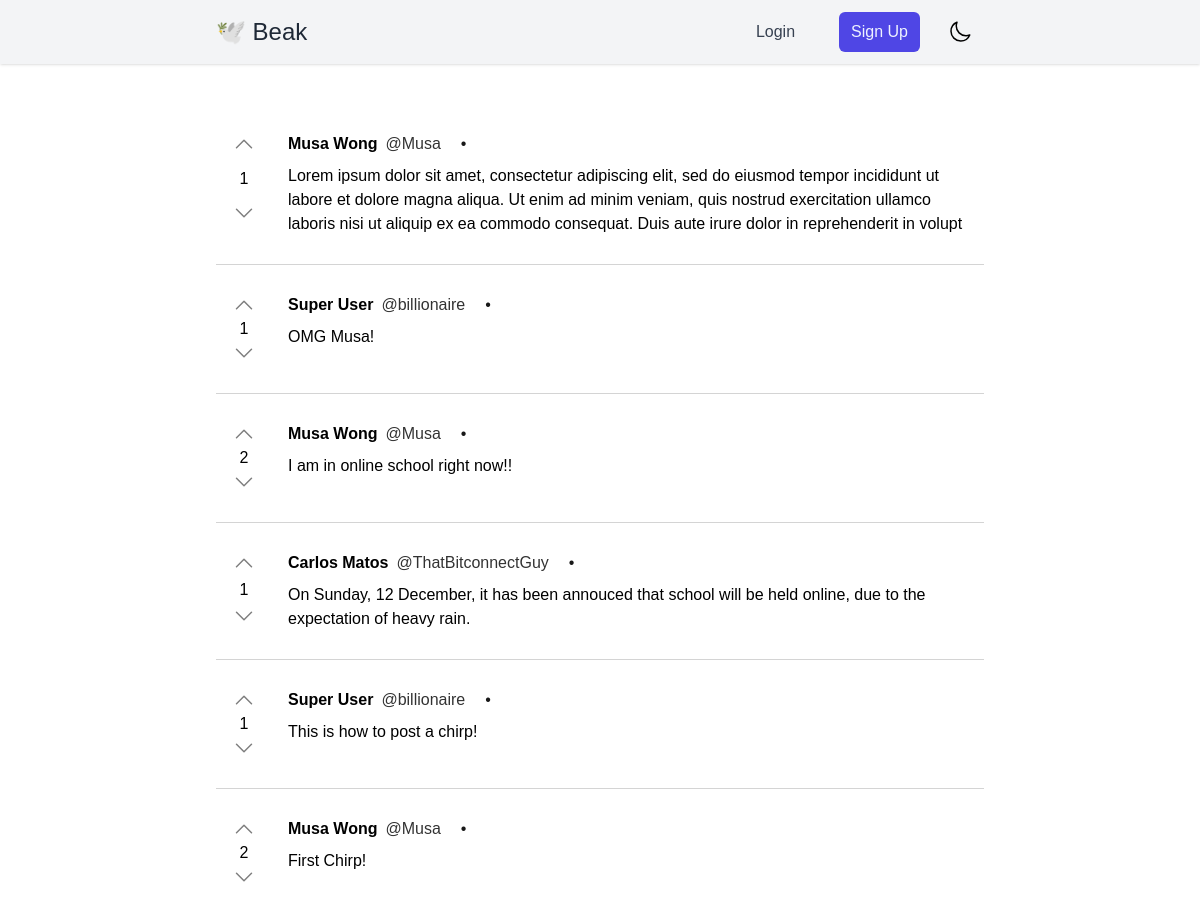
The page / on the database its author committed.
### chirps/models.py (models this page shows)
class Chirp(models.Model):
    id = ShortUUIDField(primary_key=True)
    content = models.TextField(max_length=280)
    date_chirped = models.DateTimeField(default=timezone.now)
    author = models.ForeignKey(User, on_delete=models.CASCADE)
    up_votes = models.ManyToManyField(User, related_name="chirp_up_votes")
    down_votes = models.ManyToManyField(User, related_name="chirp_down_votes")
    def up_votes_count(self):
        return self.up_votes.count()
    def down_votes_count(self):
        return self.down_votes.count()

### ui/views.py (the view)
# urls.py: 2. Add a URL to urlpatterns:  path('', views.home, name='home')
def home(request):
    user = request.user
    if request.method == "POST":
        form = CreateChirpForm(request.POST)
        if form.is_valid:
            content = request.POST.get("content")
            chirp = Chirp(content=content, author=user)
            chirp.save()
            messages.success(
                request, "Chirped Successfully")
            return redirect("ui-home")
    else:
        form = CreateChirpForm()
    context = {"chirps": Chirp.objects.order_by(
        'date_chirped').reverse(), "form": form}
    return render(request, "ui/home.html", context)

### ui/templatetags/chirp_tags.py (called while the page is built)
@register.filter(name='vote')
def vote(chirp):
    return chirp.up_votes_count() - chirp.down_votes_count()

@register.filter(name='if_up_voted')
def if_up_voted(chirp, user):
    return bool(chirp.up_votes.filter(id=user.id).exists())

@register.filter(name='if_down_voted')
def if_up_voted(chirp, user):
    return bool(chirp.down_votes.filter(id=user.id).exists())

### ui/templates/ui/home.html (shortened to what this page needs)
{% extends "ui/base.html" %} {% block content %}
<div>
  {% for chirp in chirps %}
  {% include 'chirps/chirp_component.html' %}
  {% if not forloop.last %}
  <hr />
  {% endif %}
  {% endfor %}
</div>
{% endblock content %}

### ui/templates/ui/base.html (shortened to what this page needs)
{% load tailwind_tags %}
{% load static %}
<!DOCTYPE html>
<html lang="en" x-data="{ darkMode: localStorage.getItem('dark') === 'true'} "
  x-init="$watch('darkMode', val => localStorage.setItem('dark', val))" x-bind:class="{ 'dark': darkMode }">
  <head>
    {% tailwind_css %}
  </head>
  <body class="bg-white dark:bg-neutral-900 dark:text-white">
    <nav class="bg-gray-100 dark:bg-neutral-800 shadow mb-10 font-roberto">
      <div x-data="{ isOpen: false }"
        class="max-w-3xl mx-auto py-3 px-6 md:px-0 md:flex md:justify-between md:items-center">
        <div class="flex justify-between items-center">
          <div class="flex items-center">
            <a href="/"
              class="text-gray-800 dark:text-white ml-0 md:ml-0 text-2xl hover:text-indigo-500 dark:hover:text-indigo-300 transition-colors">🕊️
              Beak</a>
          </div>
        </div>
        <div :class="!isOpen ? 'hidden' : 'show'" class="md:flex items-center mt-4 md:mt-0">
          <div class="flex flex-col md:flex-row md:ml-6">
            {% if user.is_authenticated %}
            <a class="my-1 py-2 px-3 rounded-md text-md text-gray-700 dark:text-white hover:text-indigo-500 dark:hover:text-indigo-300 md:mx-4 md:my-0 transition-colors"
              href="{% url 'logout' %}">Logout</a>
            <a class="my-1 py-2 px-3 rounded-md text-md text-gray-700 dark:text-white hover:text-indigo-500 dark:hover:text-indigo-300 md:mx-4 md:my-0 transition-colors"
              href="{% url 'profile' user.username %}">Profile</a>
            {% else %}
            <a class="my-1 py-2 px-3 rounded-md text-md text-gray-700 dark:text-white hover:text-indigo-500 dark:hover:text-indigo-300 md:mx-4 md:my-0 transition-colors"
              href="{% url 'login' %}">Login</a>
            <a class="btn md:mx-4 md:my-0" href="{% url 'register' %}">Sign Up</a>
            {% endif %}
            <button @click="darkMode = !darkMode" class="px-3">
              <div x-show="!darkMode" x-data="{hover: false}" x-cloak @mouseover="hover = true"
                @mouseout="hover = false">
              </div>
            </button>
          </div>
        </div>
      </div>
    </nav>
    <div class="max-w-3xl ml-6 mr-6 md:mx-auto">
       {% block content %}{% endblock %}
    </div>
  </body>
</html>

### chirps/templates/chirps/chirp_component.html (shortened to what this page needs)
{% load chirp_tags %}
<div class="flex">
  <div class="p-4 my-3 flex flex-col items-center justify-between">
    <div class="flex">
      <a href="/{{ chirp.author }}/chirp/{{ chirp.id }}/upvote" {% if not user.is_authenticated %}disabled{% endif %}
        class="{% if not user.is_authenticated %}opacity-50{% endif %}">
        <svg xmlns="http://www.w3.org/2000/svg" {% if chirp|if_up_voted:user %}fill="#000000" {% else %}fill="none"{% endif %} viewBox="0 0 24 24" stroke-width="1.5" stroke="currentColor"
          class="w-6 h-6">
          <path stroke-linecap="round" stroke-linejoin="round" d="M4.5 15.75l7.5-7.5 7.5 7.5" />
        </svg>
      </a>
    </div>
    <p>{{ chirp|vote }}</p>
    <div class="flex">
      <a href="/{{ chirp.author }}/chirp/{{ chirp.id }}/downvote" {% if not user.is_authenticated %}disabled{% endif %} class="{% if not user.is_authenticated %}opacity-50{% endif %}">
        <svg xmlns="http://www.w3.org/2000/svg" {% if chirp|if_down_voted:user %}fill="#000000" {% else %}fill="none"{% endif %} viewBox="0 0 24 24" stroke-width="1.5" stroke="currentColor"
          class="w-6 h-6">
          <path stroke-linecap="round" stroke-linejoin="round" d="M19.5 8.25l-7.5 7.5-7.5-7.5" />
        </svg>
    </div>
  </div>
  <article onclick="window.location.href = '{% url 'view-chirp' username=chirp.author id=chirp.id %}';"
    class="p-4 my-3 ml-0 w-full rounded-md cursor-pointer  hover:bg-neutral-200 dark:hover:bg-neutral-800 hover:bg-opacity-30 dark:hover:bg-opacity-30 transition-colors"
    x-data="{ date: dayjs('{{ chirp.date_chirped|date:'c' }}').fromNow() }" @click="console.log('hello world')">
    <div class="flex items-center mb-2">
      <div class="flex mr-5">
        <a href="{% url 'profile' chirp.author %}" class="font-bold hover:underline mr-2">{{ chirp.author.get_full_name }}</a>
        <p class="opacity-80">@{{ chirp.author.username }}</p>
      </div>
      <p class="opacity-90 mr-5">&#x2022;</p>
    </div>
    <h1>{{ chirp.content }}</h1>
  </article>
</div>

### rows shown on the page
Chirp: id "1", author.get_full_name "Musa Wong", author.username "Musa", content "Lorem ipsum dolor sit amet, consectetur adipiscing elit, sed do eiusmod tempor incididunt ut labore et dolore magna aliqua. Ut enim ad minim veniam, quis nostrud exercitation ullamco laboris nisi ut aliquip ex ea commodo consequat. Duis aute irure dolor in reprehenderit in volupt"
Chirp: id "1", author.get_full_name "Super User", author.username "billionaire", content "OMG Musa!"
Chirp: id "2", author.get_full_name "Musa Wong", author.username "Musa", content "I am in online school right now!!"
Chirp: id "1", author.get_full_name "Carlos Matos", author.username "ThatBitconnectGuy", content "On Sunday, 12 December, it has been annouced that school will be held online, due to the expectation of heavy rain."
Chirp: id "1", author.get_full_name "Super User", author.username "billionaire", content "This is how to post a chirp!"
Chirp: id "2", author.get_full_name "Musa Wong", author.username "Musa", content "First Chirp!"
